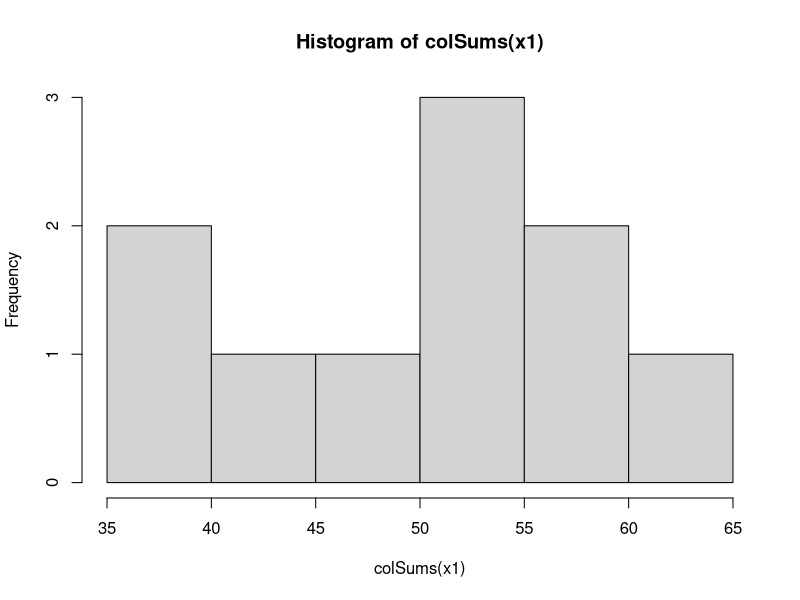
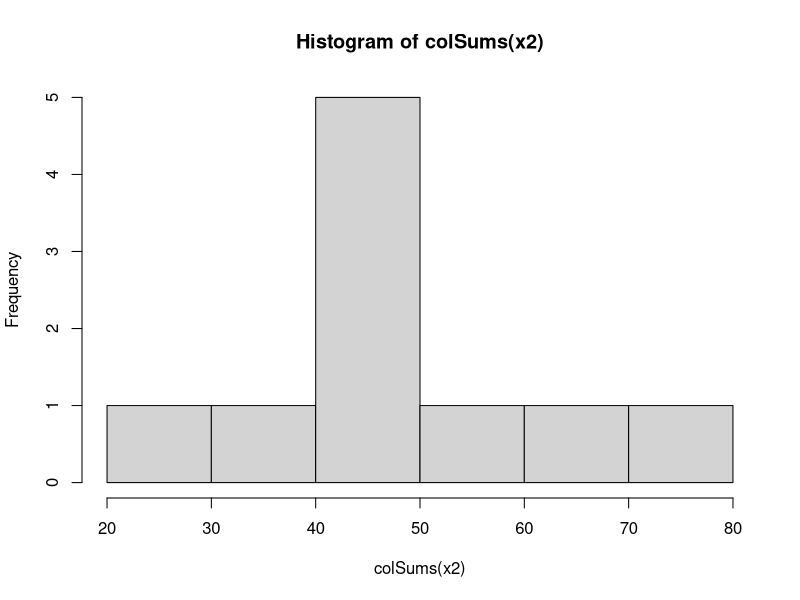

R code for these plots, in order:
#################################################
##Exploration of collections of bernoulli variables
#################################################

set.seed(12311)
x1<-matrix(rbinom(1000,1,.5),100,10)
##Q. Compute all the correlations of the columns of this matrix (x1). What do you notice?
##A. The matrix has 1's along the diagonal (variables correlate perfectly with themselves) and the matrix is symmetric about the diagonal [cor(x,y) = cor(y,x)]
cor(x1)
##Q. Compute the row sums. What is the variation in row sums?
##A. 2.706667 - Given the context of the following question, this represents variance in total test scores.

var(rowSums(x1))
##Q. If you considered the 1s/0s correct and incorrect responses to test items (where the rows are people and the columns are items), does this seem like it could have come from a realistic scenario?
##A. Probably not, but it depends on what the test looked like (is it super random general knowledge type questions?).  One might expect a test to have "easy" and "hard" questions, which this randomly constructed matrix does not indicate.

#################################################
##Feel free to ignore this bit. I'm going to generate a new set of data. 
set.seed(12311)
th<-matrix(rnorm(100),100,10,byrow=FALSE)
diff<-matrix<-matrix(rnorm(10),100,10,byrow=TRUE)
kern<- exp(th - diff)
pr<-kern/(1+kern)
test<-matrix(runif(1000),100,10)
x2<-ifelse(pr>test,1,0)

##Q. Now go back through the above questions and see what you make of this new matrix x2. Specifically, how does it compare to the first matrix x1 in terms of whether it seems like a realistic set of item responses? What characteristics (feel free to explore other features of the data) influence your opinion on this point?
##A. Looking at histograms of row sums in x1 and x2, x2 is less clearly normally distributed - meaning that there are respondants at lower ability levels, but a sharper drop off after 7 (and 8) correct.  More than anything, the difference in the variance between the column sums (61.7 in x and 242.7 in x2) implies that all the items in x1 would have been of similar difficulty, whereas the items in x2 are of varying difficulty.  In practice, it's hard to write items that are of similar difficulty and have respondants of similar scores have wildly different response profiles. 
##Q. Compute all the correlations of the columns of this matrix (x1). What do you notice?
##A. Same as above.
cor(x2)
##Q. Compute the row sums. What is the variation in row sums?
##A. 5.111111 - The variation in row sums here is higher.  The data is also somewhat more uniformly distributed than in x1, so it makes sense that the variance would be higher in this situation.
rowSums(x2)
var(rowSums(x2))
##Q. If you considered the 1s/0s correct and incorrect responses to test items (where the rows are people and the columns are items), does this seem like it could have come from a realistic scenario?
##A.  Considering the column sums, it's clear that there are items that are more difficult (20 correct responses) and less difficult (69 or 73 correct responses), so in this sense, it is somewhat more realistic.
var(colSums(x1))
var(colSums(x2))

hist(colSums(x1))
hist(colSums(x2))